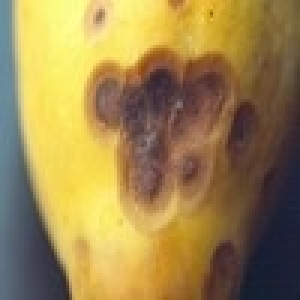
#> input picture DATA SET/Diseased/a0_a1.jpg, 100 x 100 px, found by its file name (shown 3 times larger); its folder holds only this picture in this run
$ jupyter execute --allow-errors 'Adaptive Mean.ipynb'
#> lines starting #> are read from the running program, lines starting #| are printed output that depends on the picture; after the words box and inside, x2 and y2 are one past the last pixel; in counts of white or black regions, pixels touching at a corner belong together
[cell 1]
import pandas as pd
import os
from skimage.transform import resize
from skimage.io import imread
import numpy as np
import matplotlib.pyplot as plt
from sklearn.model_selection import GridSearchCV
from skimage.filters import sobel
from sklearn.metrics import confusion_matrix, ConfusionMatrixDisplay
import seaborn as sns
from sklearn.metrics import accuracy_score, confusion_matrix, precision_score, recall_score,f1_score
from sklearn.metrics import mean_squared_error
from sklearn.decomposition import PCA
from sklearn.preprocessing import StandardScaler
from sklearn.model_selection import train_test_split
import cv2
from sklearn.metrics import accuracy_score
from sklearn.metrics import classification_report
from sklearn.metrics import accuracy_score, confusion_matrix, precision_score, recall_score,f1_score

[cell 2]
Categories=['Diseased','Healthy']
flat_data_arr=[] #input array
target_arr=[] #output array
datadir='C:\\Users\\ABHISHEK\\Desktop\\7 SEM\\Final Year Project\Review_2\\DATA SET'
#datadir='D:/SIoT/dataset/Augmented_DataSet/AugmentedSet_320px/trail_dataset_ac_healthy_copy/'
#datadir='D:/SIoT/dataset/Augmented_DataSet/AugmentedSet_320px/trail_dataset_ac_healthy_pddb/'
#path which contains all the categories of images
for i in Categories:

    print(f'loading... category : {i}')
    path=os.path.join(datadir,i)
    for img in os.listdir(path):
        img_array=imread(os.path.join(path,img))
#> img_array is the input picture: shape (100, 100, 3); mean R, G, B 157.5, 133.1, 78.1
        img_gray = cv2.cvtColor(img_array, cv2.COLOR_BGR2GRAY)
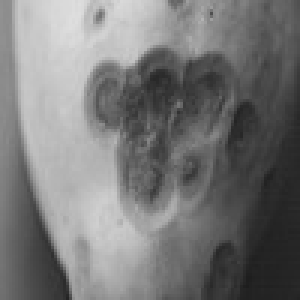
#> img_gray: shape (100, 100) (shown 3 times larger); min 29, max 222, mean 119.4
        img_gray = cv2.GaussianBlur(img_gray, (7, 7), 0)
        adaptive_mean = cv2.adaptiveThreshold(img_gray,255,cv2.ADAPTIVE_THRESH_MEAN_C,cv2.THRESH_BINARY,5,5)
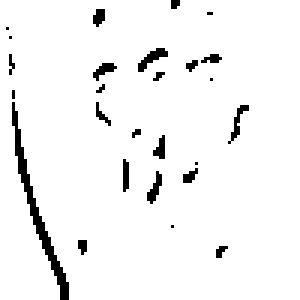
#> adaptive_mean: shape (100, 100) (shown 3 times larger); 95.3% white; black in thin lines or dots, all inside (x1, y1, x2, y2) = (2, 0, 83, 100)
        img_resize=resize(adaptive_mean,(32,32))
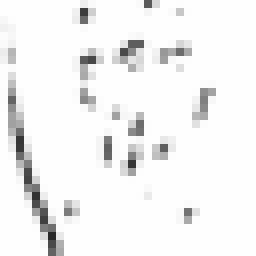
#> img_resize: shape (32, 32) float64 (shown 8 times larger); min 0.163, max 1, mean 0.953
        flat_data_arr.append(img_resize.flatten())
        target_arr.append(Categories.index(i))
    print(f'loaded category:{i} successfully')
#> pass 2 of the loop `for i in Categories:`:
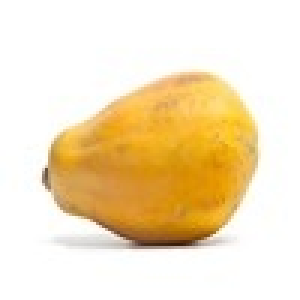
#> input picture DATA SET/Healthy/a0_1 (16).jpg, 100 x 100 px, found by its file name (shown 3 times larger)
#> img_array is the input picture: shape (100, 100, 3); mean R, G, B 244, 225.9, 192.3
#> `adaptive_mean = cv2.adaptiveThreshold(img_gray,255,cv2.ADAPTIVE_THRESH..`:
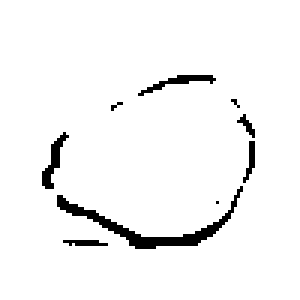
#> adaptive_mean: shape (100, 100) (shown 3 times larger); 95.9% white; black in thin lines or dots, all inside (x1, y1, x2, y2) = (14, 25, 85, 83)
#> `img_resize=resize(adaptive_mean,(32,32))`:
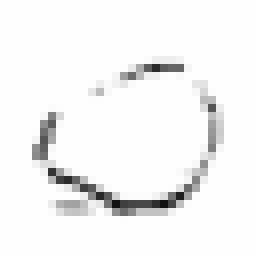
#> img_resize: shape (32, 32) float64 (shown 8 times larger); min 0.0669, max 1, mean 0.959
flat_data=np.array(flat_data_arr)
target=np.array(target_arr)

df=pd.DataFrame(flat_data) #dataframe
#> df = table of 2 rows and 1024 columns
df['Target']=target
x=df.iloc[:,:-1] #input data
#> x = table of 2 rows and 1024 columns
y=df.iloc[:,-1] #output data


#x_train,x_test,y_train,y_test=train_test_split(x,y,test_size=0.20,random_state=77,stratify=y)

print("x:",x.shape)
#| x: (2, 1024)
print("y:",y.shape)
#| y: (2,)
# print("result_image:",result_image.shape)

# print("flatdata:",flat_data.shape)
#> (the rest of this cell did not finish here and is left out)
